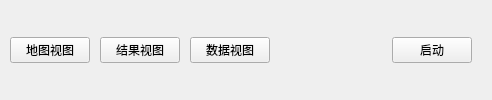
           <widget class="QWidget" name="wgtViewSwitchBar" native="true">
            <layout class="QHBoxLayout" name="horizontalLayout_6">
             <property name="spacing">
              <number>10</number>
             </property>
             <property name="leftMargin">
              <number>10</number>
             </property>
             <property name="topMargin">
              <number>0</number>
             </property>
             <property name="rightMargin">
              <number>0</number>
             </property>
             <property name="bottomMargin">
              <number>0</number>
             </property>
             <item>
              <widget class="QPushButton" name="btnMap">
               <property name="text">
                <string>地图视图</string>
               </property>
              </widget>
             </item>
             <item>
              <widget class="QPushButton" name="btnSimResult">
               <property name="text">
                <string>结果视图</string>
               </property>
              </widget>
             </item>
             <item>
              <widget class="QPushButton" name="btnDataManage">
               <property name="text">
                <string>数据视图</string>
               </property>
              </widget>
             </item>
             <item>
              <spacer name="horizontalSpacer_4">
               <property name="orientation">
                <enum>Qt::Horizontal</enum>
               </property>
               <property name="sizeHint" stdset="0">
                <size>
                 <width>112</width>
                 <height>20</height>
                </size>
               </property>
              </spacer>
             </item>
             <item>
              <widget class="QPushButton" name="btnSimToggle">
               <property name="text">
                <string>启动</string>
               </property>
              </widget>
             </item>
             <item>
              <spacer name="horizontalSpacer_6">
               <property name="orientation">
                <enum>Qt::Horizontal</enum>
               </property>
               <property name="sizeType">
                <enum>QSizePolicy::Maximum</enum>
               </property>
               <property name="sizeHint" stdset="0">
                <size>
                 <width>20</width>
                 <height>20</height>
                </size>
               </property>
              </spacer>
             </item>
            </layout>
           </widget>
